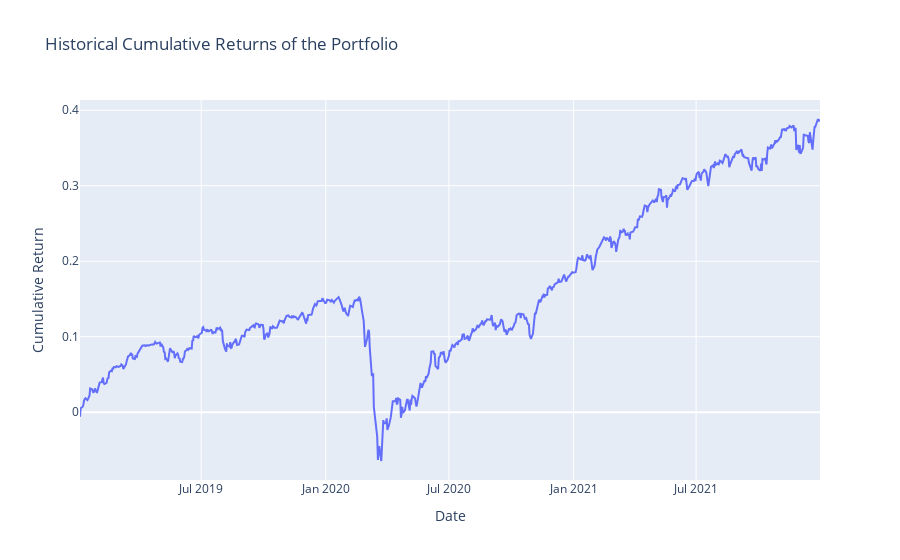

The cell this chart's notebook holds for it:
### Markdown cell above
<h2 style="color: #FF6347;">Chart of Historical Cumulative Returns of the Portfolio.</h2>
<h3 style="color: #FF6347;">-- Insert your code here --</h3>

### Code cell
# --- Historical Cumulative Returns of the Portfolio ---
import numpy as np
import plotly.express as px

# Compute daily returns for each asset
returns_df = df.pct_change().dropna()

weight_df.set_index("date", inplace=True)

# Align weights with asset returns (forward-fill missing weights if needed)
weights_aligned = weight_df.reindex(returns_df.index).ffill()

# Compute portfolio daily return as the weighted average of asset returns
portfolio_daily_return = (returns_df * weights_aligned).sum(axis=1)

# Compute cumulative return: (1 + daily_return) compounded over time minus 1
cumulative_return = (1 + portfolio_daily_return).cumprod() - 1

fig = px.line(
    x=cumulative_return.index,
    y=cumulative_return.values,
    title="Historical Cumulative Returns of the Portfolio",
    labels={"x": "Date", "y": "Cumulative Return"}
)
fig.show()

### Figure 1 — Plotly figure (JSON) as saved in the notebook; plotly's stock layout.template omitted (floating-point values rounded to 4 significant figures; data arrays with more than 128 entries replaced by an {"elided": "..."} marker saying what was removed)
{"data": [{"hovertemplate": "Date=%{x}<br>Cumulative Return=%{y}<extra></extra>", "legendgroup": "", "line": {"color": "#636efa", "dash": "solid"}, "marker": {"symbol": "circle"}, "mode": "lines", "name": "", "orientation": "v", "showlegend": false, "type": "scatter", "x": {"elided": "782 str values"}, "xaxis": "x", "y": {"elided": "782 float values"}, "yaxis": "y"}], "layout": {"legend": {"tracegroupgap": 0}, "title": {"text": "Historical Cumulative Returns of the Portfolio"}, "xaxis": {"anchor": "y", "domain": [0, 1], "title": {"text": "Date"}}, "yaxis": {"anchor": "x", "domain": [0, 1], "title": {"text": "Cumulative Return"}}}}
